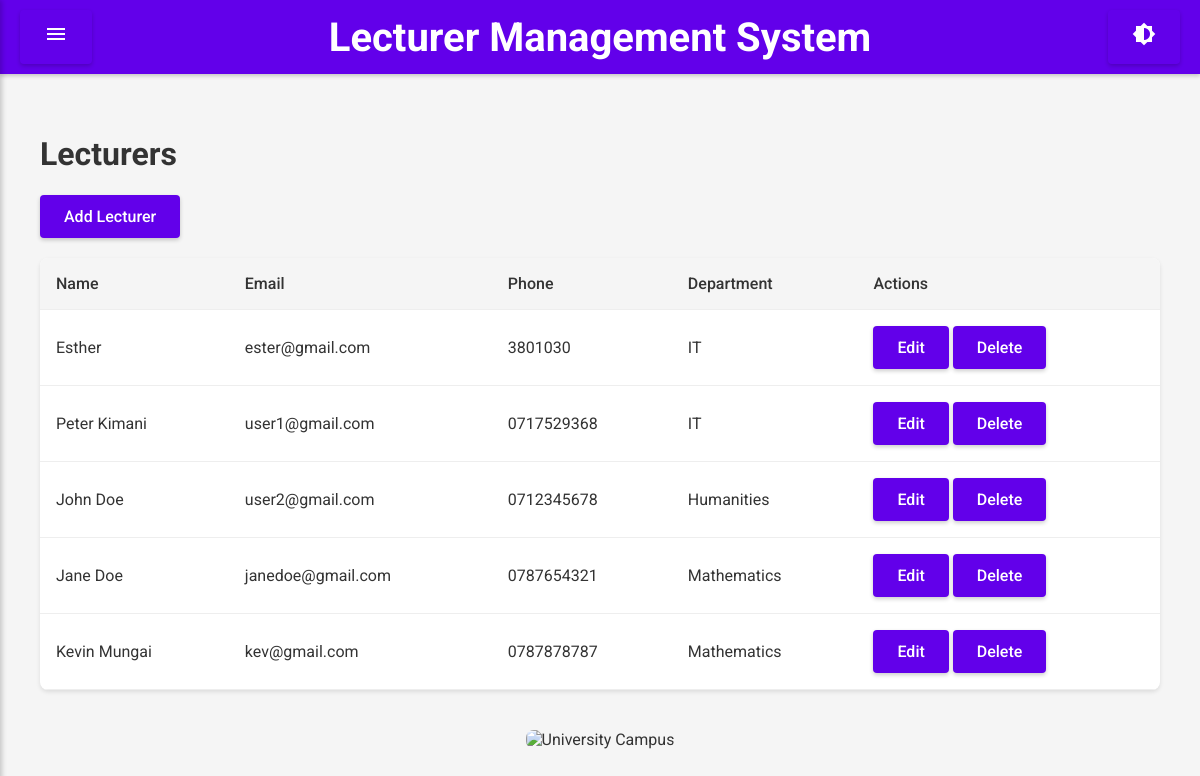
/lecturers (signed in), run on the app's committed database.
### app.py (models this page shows)
class Lecturer(db.Model):
    id = db.Column(db.Integer, primary_key=True)
    user_id = db.Column(db.Integer, db.ForeignKey('user.id'), nullable=False)
    department_id = db.Column(db.Integer, db.ForeignKey('department.id'), nullable=False)
    name = db.Column(db.String(150), nullable=False)
    email = db.Column(db.String(150), unique=True, nullable=False)
    phone = db.Column(db.String(20))
    courses = db.relationship('Course', backref='lecturer', lazy=True)
    leaves = db.relationship('Leave', backref='lecturer', lazy=True)

class Department(db.Model):
    id = db.Column(db.Integer, primary_key=True)
    name = db.Column(db.String(150), unique=True, nullable=False)
    description = db.Column(db.Text)
    lecturers = db.relationship('Lecturer', backref='department', lazy=True)
    students = db.relationship('Student', backref='department', lazy=True)
    courses = db.relationship('Course', backref='department', lazy=True)

### app.py (the view)
@app.route('/lecturers')
@login_required
def lecturers():
    lecturers = Lecturer.query.all()
    return render_template('lecturers.html', lecturers=lecturers)

### app.py (called while the page is built)
@login_manager.user_loader
def load_user(user_id):
    return User.query.get(int(user_id))

### templates/lecturers.html (shortened to what this page needs)
{% extends "base.html" %}
{% block content %}
<h1>Lecturers</h1>
<a href="{{ url_for('add_lecturer') }}" class="btn">Add Lecturer</a>
<table>
    <thead>
        <tr>
            <th>Name</th>
            <th>Email</th>
            <th>Phone</th>
            <th>Department</th>
            <th>Actions</th>
        </tr>
    </thead>
    <tbody>
        {% for lecturer in lecturers %}
            <tr>
                <td>{{ lecturer.name }}</td>
                <td>{{ lecturer.email }}</td>
                <td>{{ lecturer.phone }}</td>
                <td>{{ lecturer.department.name }}</td>
                <td>
                    <a href="#" class="btn">Edit</a>
                    <a href="#" class="btn">Delete</a>
                </td>
            </tr>
        {% endfor %}
    </tbody>
</table>
{% endblock %}

### static/css/style.css (style rules this page uses)
body { font-family: 'Roboto', sans-serif; margin: 0; padding: 0; background-color: #f5f5f5; color: #333; transition: background-color 0.3s, color 0.3s; }
h1, h2 { color: #333; }
button, .btn { background-color: #6200ea; color: white; padding: 12px 24px; border: none; border-radius: 4px; cursor: pointer; text-decoration: none; display: inline-block; font-weight: 500; elevation: 2px; box-shadow: 0 2px 4px rgba(0,0,0,0.2); transition: box-shadow 0.3s; }
table { width: 100%; border-collapse: collapse; margin-top: 20px; background-color: white; border-radius: 8px; overflow: hidden; box-shadow: 0 2px 4px rgba(0,0,0,0.1); }
th, td { padding: 16px; text-align: left; border-bottom: 1px solid #eee; }
th { background-color: #f5f5f5; font-weight: 500; }

### data on the page
Lecturer: name "Esther", email "ester@gmail.com", phone "3801030", department.name "IT"
Lecturer: name "Peter Kimani", email "user1@gmail.com", phone "0717529368", department.name "IT"
Lecturer: name "John Doe", email "user2@gmail.com", phone "0712345678", department.name "Humanities"
Lecturer: name "Jane Doe", email "janedoe@gmail.com", phone "0787654321", department.name "Mathematics"
Lecturer: name "Kevin Mungai", email "kev@gmail.com", phone "0787878787", department.name "Mathematics"
